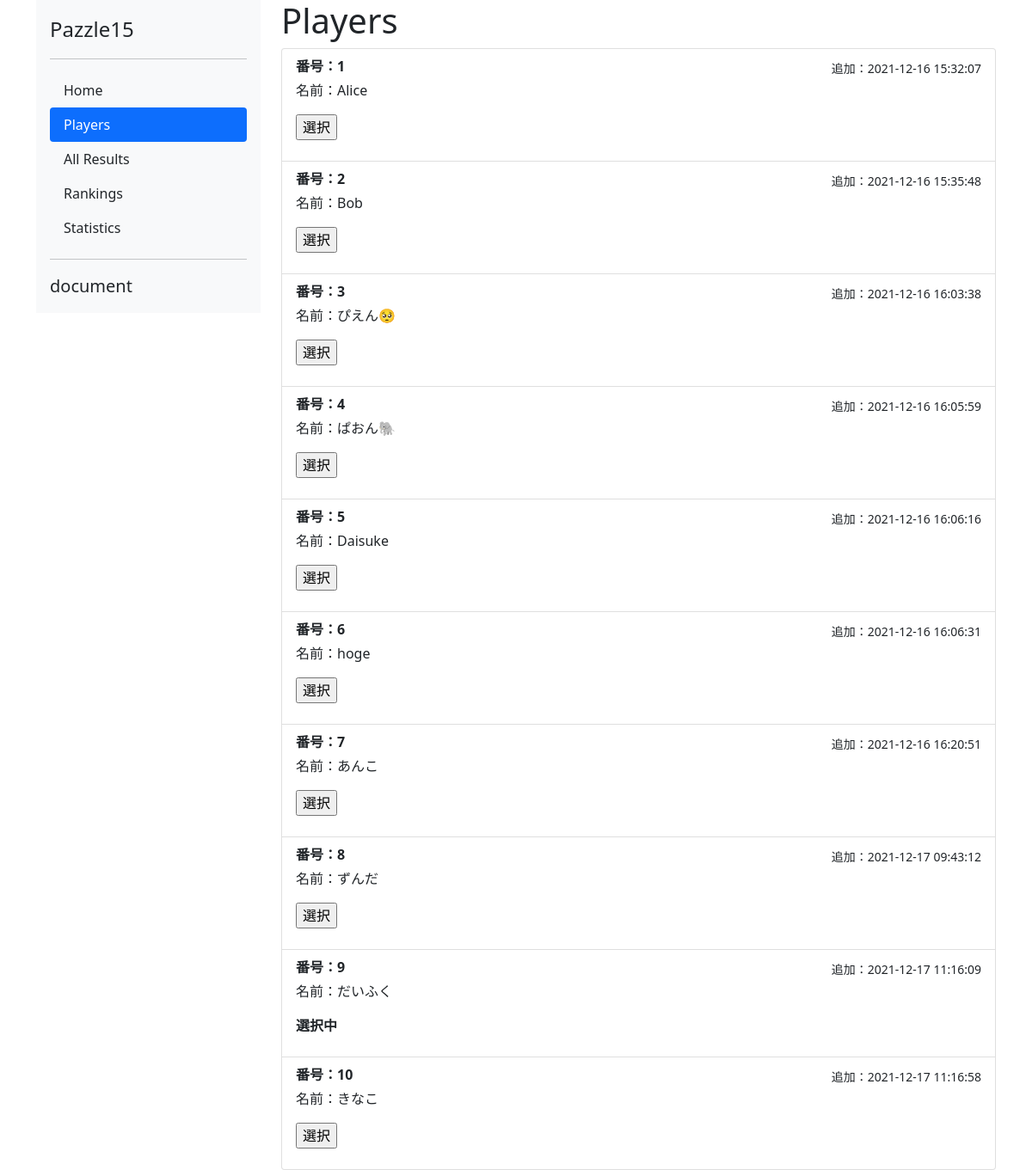
Before: /players with the older database file.
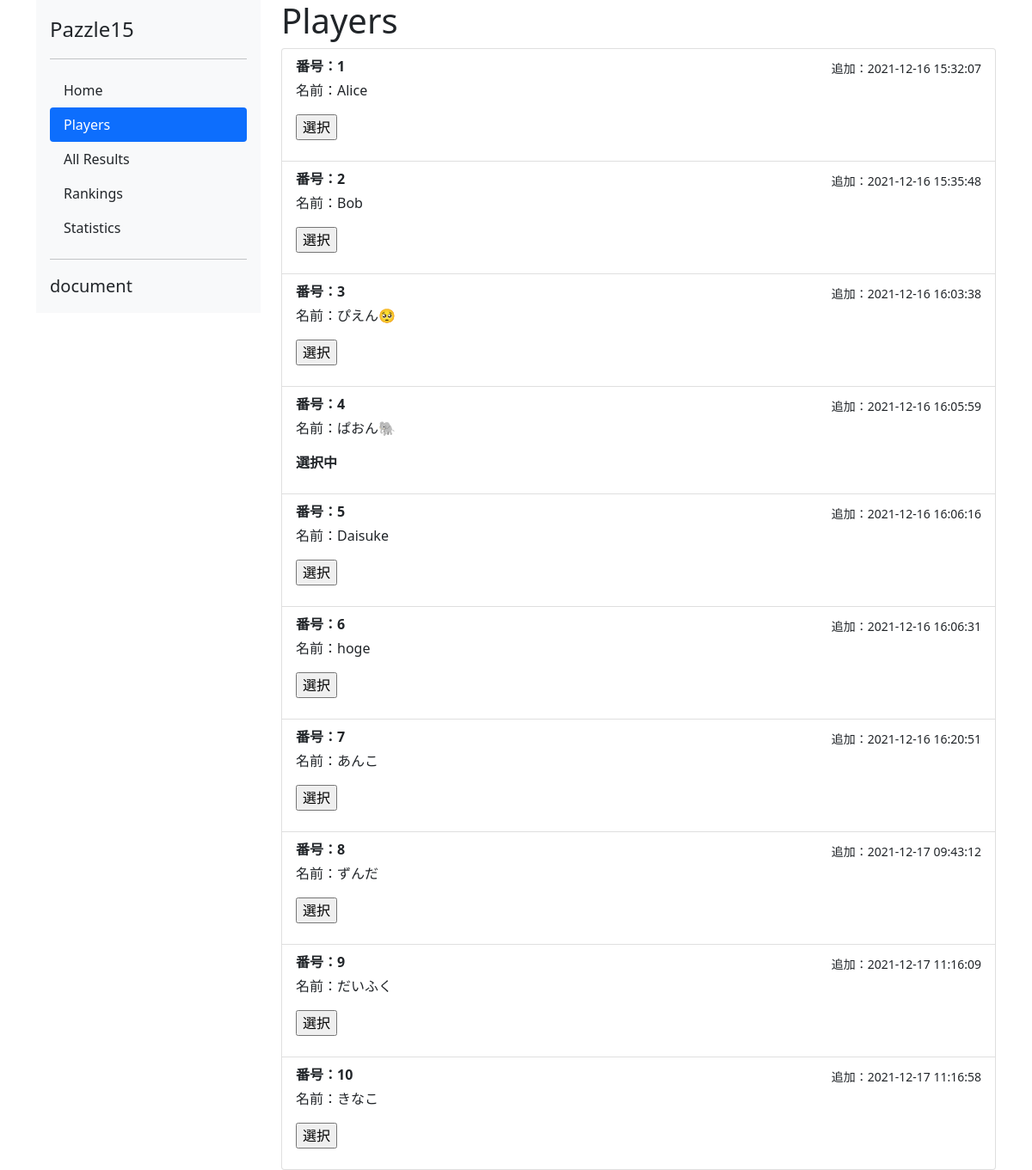
After: the same page with the newer database file.
### pazzle15/models.py (models this page shows, shortened)
class Player(db.Model):
    __tablename__ = "player"
    player_id = db.Column(db.Integer, primary_key=True, autoincrement=True)
    name = db.Column(db.String, nullable=False)
    created_dt = db.Column(db.DateTime(timezone=True), default=db.func.now())
    current = db.Column(db.Integer, server_default="0")
    def get_created_dt_jst(self):
        datetime_utc = datetime.datetime.strptime(str(self.created_dt) + "+0000", "%Y-%m-%d %H:%M:%S%z")
        datetime_jst = datetime_utc.astimezone(datetime.timezone(datetime.timedelta(hours=+9)))
        timestamp_jst = datetime.datetime.strftime(datetime_jst, '%Y-%m-%d %H:%M:%S')
        return timestamp_jst
    def is_current(self):
        return self.current==1

### pazzle15/views.py (the view)
@app.route('/players', methods=['GET'])
def players():
    players = Player.query.all()
    return render_template('players.html', players=players)

### pazzle15/templates/players.html (shortened to what this page needs)
<!doctype html>
<html lang="ja">
  <head>
    <link href="https://cdn.jsdelivr.net/npm/bootstrap@5.0.2/dist/css/bootstrap.min.css" rel="stylesheet">
    <link rel=stylesheet type=text/css href="{{ url_for('static', filename='style_result.css') }}">
  </head>
  <body>
<div class="container">
<div class="row">
  <div class="col-3">
  <div class="" style="position: sticky; top: 0px;">
  <div class="d-flex flex-column flex-shrink-0 p-3 bg-light">
    <a href="/" class="d-flex align-items-center mb-3 mb-md-0 me-md-auto link-dark text-decoration-none">
      <span class="fs-4">Pazzle15</span>
    </a>
    <hr>
    <ul class="nav nav-pills flex-column mb-auto">
      <li class="nav-item">
        <a href="#" class="nav-link link-dark">
          Home
        </a>
      </li>
      <li class="nav-item">
        <a href="#" class="nav-link active">
          Players
        </a>
      </li>
      <li>
        <a href="results2" class="nav-link link-dark">
          All Results
        </a>
      </li>
      <li>
        <a href="#" class="nav-link link-dark">
          Rankings
        </a>
      </li>
      <li>
        <a href="#" class="nav-link link-dark">
          Statistics
        </a>
      </li>
      </ul>
    <hr>
    <span class="fs-5">document</span>
  </div>
  </div>
  </div>
  <div class="col">
    <h1>Players</h1>
    <div class="list-group">
      {% for p in players %}
      <div class="list-group-item">
        <div class="d-flex align-items-center justify-content-between">
        <strong class="mb-1">
            番号：{{p.player_id}}
        </strong>
        <small>追加：{{ p.get_created_dt_jst() }}</small>
        </div>
        <p>名前：{{p.name}}</p>
        <p>
        {% if p.is_current() %}
        <strong>選択中</strong>
        {% else %}
        <form method="POST">
            <input type="submit" name="send" value="選択">
        </form>
        {% endif %}
        </p>
      </div>
      {% endfor %}
    </div>
  </div>
</div>
</div>
  </body>
</html>

Changed rows visible on the page:
changed Player "ぱおん🐘": send "選択" → (not shown); now shows "選択中"
changed Player "だいふく": send (not shown) → "選択"; no longer shows "選択中"
